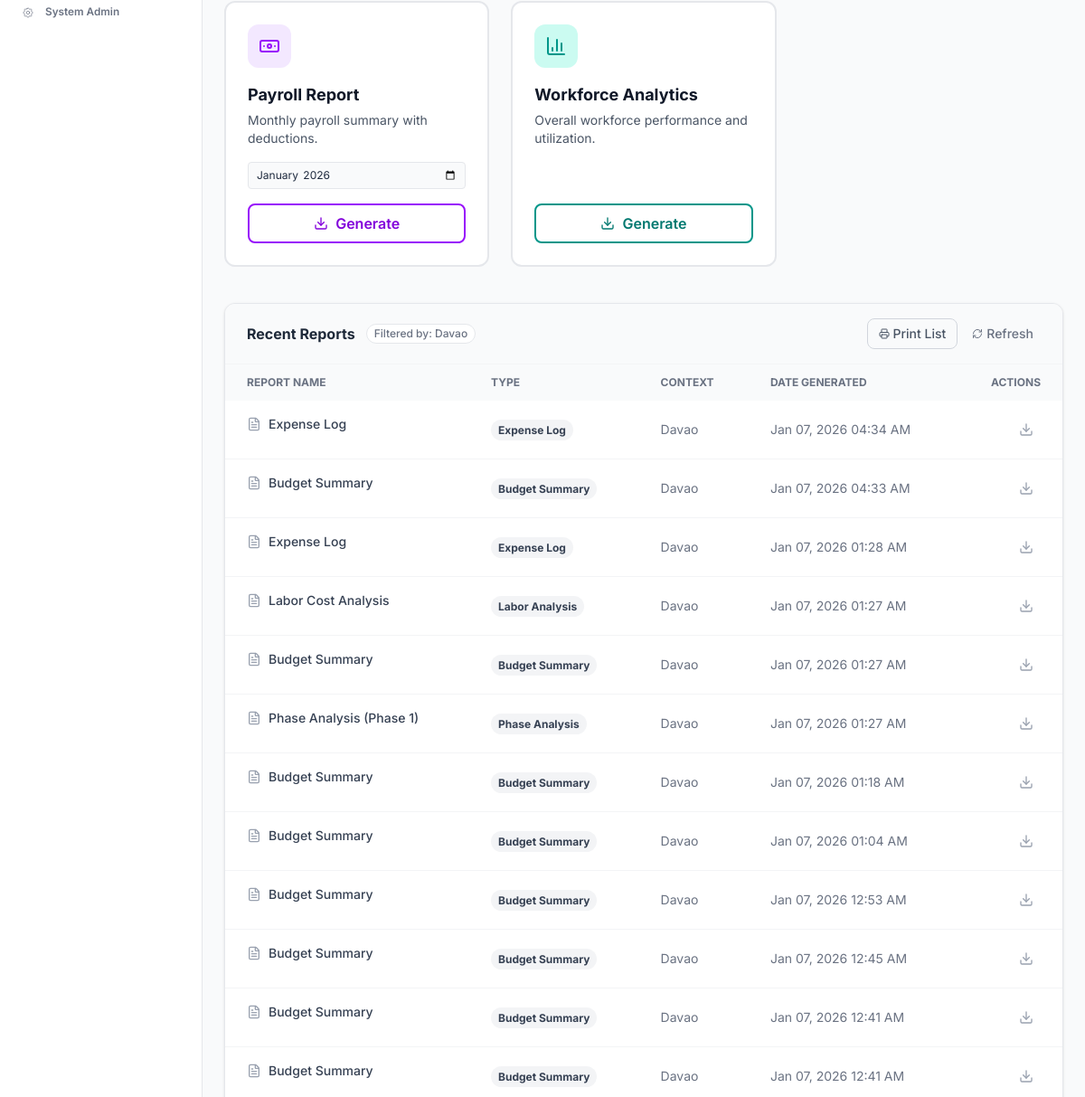
Page /modules/workforce/reports.php (middle part) on the earlier database version.
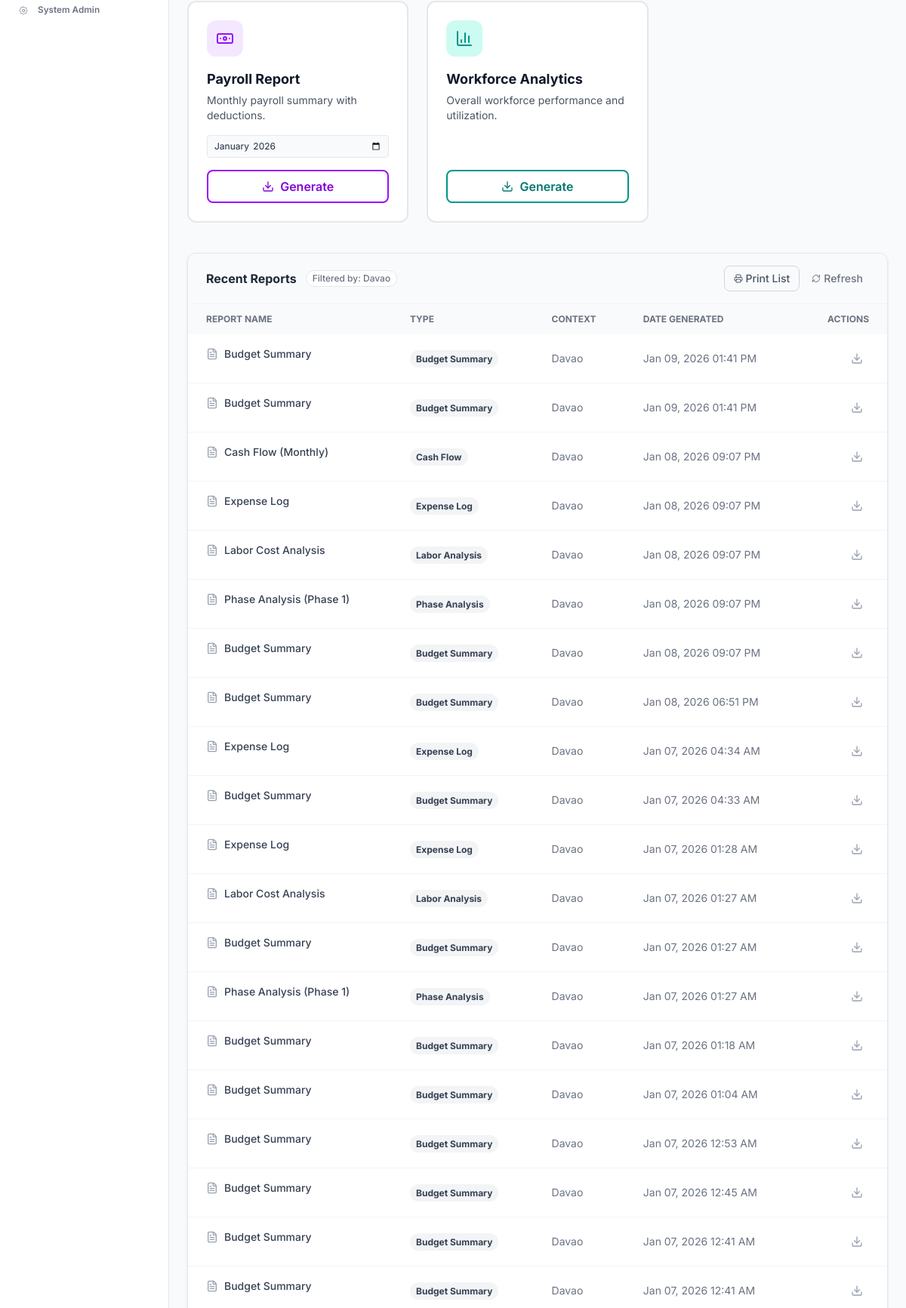
Same page on the later database version.
### tables this page shows
CREATE TABLE `budget_generated_reports` (
  `report_id` int NOT NULL,
  `project_id` int DEFAULT NULL,
  `report_type` varchar(50) DEFAULT NULL,
  `report_name` varchar(255) DEFAULT NULL,
  `generated_by` varchar(100) DEFAULT NULL,
  `created_at` timestamp NULL DEFAULT CURRENT_TIMESTAMP
);

CREATE TABLE `icmis_projects` (
  `project_id` int NOT NULL,
  `project_code` varchar(20) NOT NULL,
  `project_name` varchar(255) NOT NULL,
  `description` text,
  `location` varchar(255) DEFAULT NULL,
  `status` enum('Planning','In Progress','Active','On Hold','Completed','Cancelled') DEFAULT 'Planning',
  `start_date` date DEFAULT NULL,
  `end_date` date DEFAULT NULL,
  `completion_rate` decimal(5,2) DEFAULT '0.00',
  `project_manager_id` int DEFAULT NULL,
  `total_budget` decimal(15,2) DEFAULT '0.00'
);

### modules/workforce/project_context.php (called while the page is built, shortened)
<?php
function getProjectContext($conn) {
    $sql = "SELECT project_id FROM icmis_projects WHERE project_id = 1";
    $result = $conn->query($sql);
    if ($result && $result->num_rows > 0) {
        return 1;
    }
    return 0;
}

### modules/workforce/reports.php (the view, shortened to what the changed rows need)
<?php
include __DIR__ . '/project_context.php';
$conn = getWorkforceConnection();
$selected_project_id = getProjectContext($conn);
$current_project_name = "No Project Selected";
if ($selected_project_id) {
    $stmt = $conn->prepare("SELECT project_name, project_code FROM icmis_projects WHERE project_id = ?");
    $stmt->bind_param("i", $selected_project_id);
    $stmt->execute();
    $res = $stmt->get_result();
    if ($row = $res->fetch_assoc()) {
        $current_project_name = $row['project_name'];
    }
}
$recent_reports = [];
$tableExists = $conn->query("SHOW TABLES LIKE 'budget_generated_reports'");
if ($tableExists && $tableExists->num_rows > 0 && $selected_project_id) {
    $report_sql = "SELECT report_id, report_type, report_name, project_id, generated_by, created_at FROM budget_generated_reports
                   WHERE project_id = ?
                   ORDER BY created_at DESC
                   LIMIT 50";
    $stmt = $conn->prepare($report_sql);
    $stmt->bind_param("i", $selected_project_id);
    $stmt->execute();
    $result = $stmt->get_result();
    while ($row = $result->fetch_assoc()) {
        $recent_reports[] = $row;
    }
}
?>
<!DOCTYPE html>
<html lang="en">
<head>
    <?php include __DIR__ . '/../../includes/head_assetsv2.php'; ?>
</head>
<body class="bg-gray-50 text-slate-800">
    <main class="ml-56 mt-20 p-6 transition-all duration-300">
        <div class="max-w-7xl mx-auto">
            <div class="bg-white border border-gray-200 rounded-xl overflow-hidden shadow-sm">
                <div class="overflow-x-auto">
                    <table class="w-full text-left border-collapse">
                        <thead class="bg-gray-50 text-xs uppercase text-gray-500 font-semibold">
                            <tr>
                                <th class="px-6 py-3">Report Name</th>
                                <th class="px-6 py-3">Type</th>
                                <th class="px-6 py-3">Context</th>
                                <th class="px-6 py-3">Date Generated</th>
                                <th class="px-6 py-3 text-right">Actions</th>
                            </tr>
                        </thead>
                        <tbody class="divide-y divide-gray-100 text-sm">
                            <?php if(empty($recent_reports)): ?>
                            <tr>
                                <td colspan="5" class="px-6 py-8 text-center text-gray-500 bg-white">
                                    <div class="flex flex-col items-center">
                                        <i data-lucide="folder-open" class="w-8 h-8 text-gray-300 mb-2"></i>
                                        <p>No reports found for this project.</p>
                                        <p class="text-xs text-gray-400 mt-1">Generate a template above to see it here.</p>
                                    </div>
                                </td>
                            </tr>
                            <?php else: ?>
                            <?php foreach($recent_reports as $report): ?>
                            <tr class="hover:bg-gray-50 transition">
                                <td class="px-6 py-4 font-medium text-gray-700 flex items-center">
                                    <i data-lucide="file-text" class="w-4 h-4 text-gray-400 mr-2 no-print"></i>
                                    <?php echo htmlspecialchars($report['report_name'] ?? 'Untitled Report'); ?>
                                </td>
                                <td class="px-6 py-4">
                                    <?php
                                        $colors = [
                                            'employee-directory' => 'blue',
                                            'attendance-summary' => 'green',
                                            'assignment-report' => 'orange',
                                            'payroll-report' => 'purple',
                                            'workforce-analytics' => 'teal'
                                        ];
                                        $type = $report['report_type'] ?? 'default';
                                        $color = $colors[$type] ?? 'gray';
                                    ?>
                                    <span class="px-2 py-1 rounded-full text-xs font-bold bg-<?php echo $color; ?>-100 text-<?php echo $color; ?>-700 capitalize">
                                        <?php echo str_replace('-', ' ', $type); ?>
                                    </span>
                                </td>
                                <td class="px-6 py-4 text-gray-500"><?php echo htmlspecialchars($report['context'] ?? $current_project_name); ?></td>
                                <td class="px-6 py-4 text-gray-500">
                                    <?php echo htmlspecialchars(date('M d, Y h:i A', strtotime($report['created_at'] ?? 'now'))); ?>
                                </td>
                                <td class="px-6 py-4 text-right space-x-2">
                                    <button onclick="generateReport('<?php echo $report['report_type']; ?>')" class="generate-btn p-2 text-gray-400 hover:text-[#e9922c] hover:bg-orange-50 rounded-full transition" title="Download Again">
                                        <i data-lucide="download" class="w-4 h-4"></i>
                                    </button>
                                </td>
                            </tr>
                            <?php endforeach; ?>
                            <?php endif; ?>
                        </tbody>
                    </table>
                </div>
            </div>
        </div>
    </main>
</body>
</html>

Differences in the rows shown:
added budget_generated_reports: report_name "Budget Summary", report_type "Budget Summary", project.project_name "Davao", created_at "Jan 09, 2026 01:41 PM"
added budget_generated_reports: report_name "Budget Summary", report_type "Budget Summary", project.project_name "Davao", created_at "Jan 09, 2026 01:41 PM"
added budget_generated_reports: report_name "Cash Flow (Monthly)", report_type "Cash Flow", project.project_name "Davao", created_at "Jan 08, 2026 09:07 PM"
added budget_generated_reports: report_name "Expense Log", report_type "Expense Log", project.project_name "Davao", created_at "Jan 08, 2026 09:07 PM"
added budget_generated_reports: report_name "Labor Cost Analysis", report_type "Labor Analysis", project.project_name "Davao", created_at "Jan 08, 2026 09:07 PM"
added budget_generated_reports: report_name "Phase Analysis (Phase 1)", report_type "Phase Analysis", project.project_name "Davao", created_at "Jan 08, 2026 09:07 PM"
added budget_generated_reports: report_name "Budget Summary", report_type "Budget Summary", project.project_name "Davao", created_at "Jan 08, 2026 09:07 PM"
added budget_generated_reports: report_name "Budget Summary", report_type "Budget Summary", project.project_name "Davao", created_at "Jan 08, 2026 06:51 PM"
